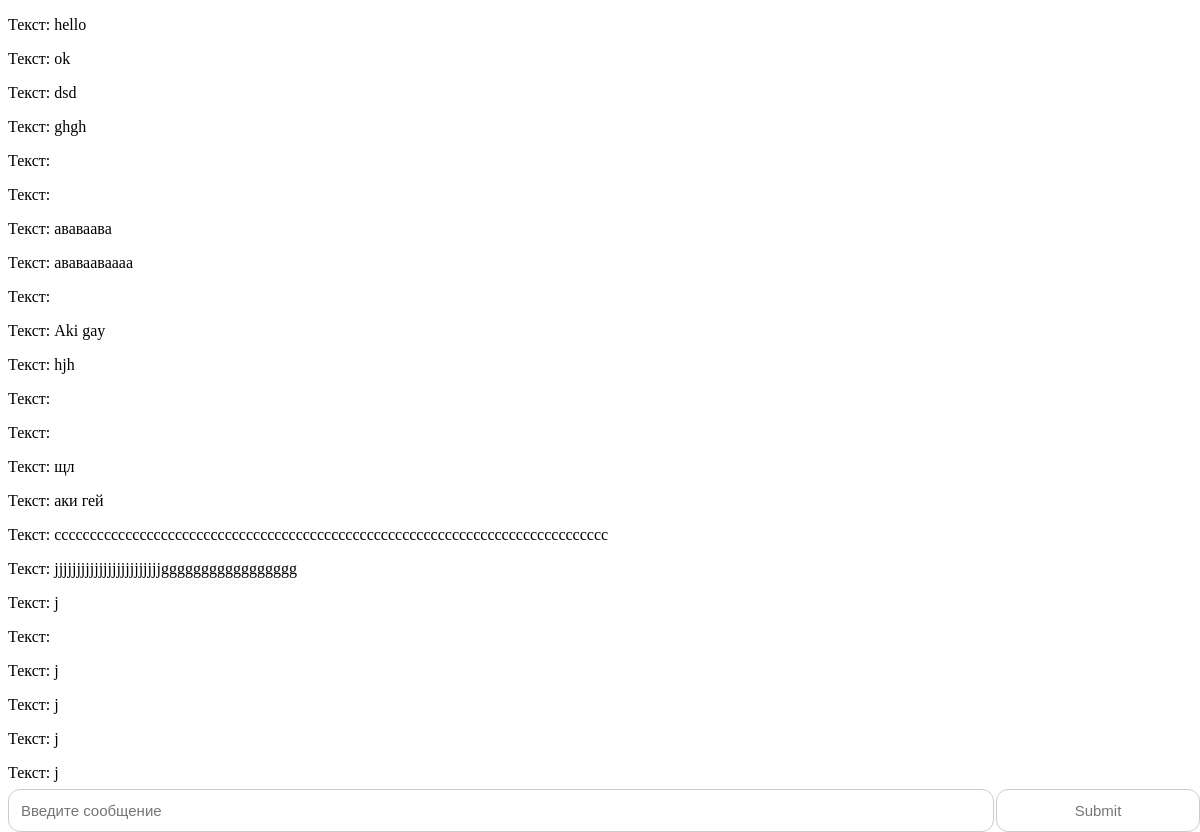
The page / on the database its author committed.
### tables this page shows
CREATE TABLE `message` (
  `message` text NOT NULL
);

### index.php (the view, shortened to what this page needs)
<?php
$conn = mysqli_connect("localhost", "root", "", "findme");
$result = $conn->query('SELECT * FROM `message`');
while($row = $result->fetch_assoc())
{
	echo '<p>Текст: '.$row['message'].'</p>';
}
?>

### assets/style.css (style rules this page uses)
input.text { padding: 12px; font-size: 15px; border-width: 1px; border-color: #CCCCCC; background-color: #FFFFFF; color: #767575; border-style: solid; border-radius: 12px; position: fixed; left: 1; bottom: 0; width: 80%; }
input.submit { padding: 12px; font-size: 15px; border-width: 1px; border-color: #CCCCCC; background-color: #FFFFFF; color: #767575; border-style: solid; border-radius: 12px; position: fixed; right: 0; bottom: 0; width: 17%; }

### rows shown on the page
message: message "hello"
message: message "ok"
message: message "dsd"
message: message "ghgh"
message: message "ававаава"
message: message "ававааваааа"
message: message "Aki gay"
message: message "hjh"
message: message "щл"
message: message "аки гей"
message: message "cccccccccccccccccccccccccccccccccccccccccccccccccccccccccccccccccccccccccccccc"
message: message "jjjjjjjjjjjjjjjjjjjjjjjjggggggggggggggggg"
message: message "j"
message: message "j"
message: message "j"
message: message "j"
message: message "j"
